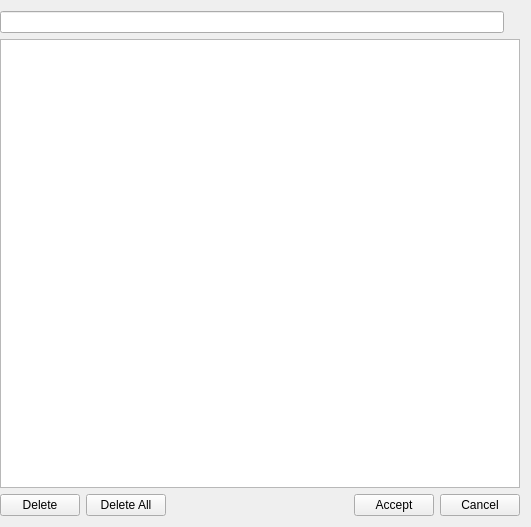
<?xml version="1.0" encoding="UTF-8"?>
<ui version="4.0">
 <class>Form</class>
 <widget class="QWidget" name="Form">
  <property name="windowModality">
   <enum>Qt::NonModal</enum>
  </property>
  <property name="geometry">
   <rect>
    <x>0</x>
    <y>0</y>
    <width>531</width>
    <height>527</height>
   </rect>
  </property>
  <property name="windowTitle">
   <string>Form</string>
  </property>
  <layout class="QVBoxLayout" name="verticalLayout">
   <property name="leftMargin">
    <number>0</number>
   </property>
   <item>
    <layout class="QHBoxLayout" name="horizontalLayout_2">
     <property name="leftMargin">
      <number>0</number>
     </property>
     <property name="rightMargin">
      <number>3</number>
     </property>
     <item>
      <widget class="QLineEdit" name="searchEdit"/>
     </item>
     <item>
      <widget class="QLabel" name="iconLabel">
       <property name="text">
        <string/>
       </property>
      </widget>
     </item>
    </layout>
   </item>
   <item>
    <widget class="QListWidget" name="filelistWidget"/>
   </item>
   <item>
    <layout class="QHBoxLayout" name="horizontalLayout">
     <item>
      <widget class="QPushButton" name="deleteButton">
       <property name="text">
        <string>Delete</string>
       </property>
      </widget>
     </item>
     <item>
      <widget class="QPushButton" name="deleteallButton">
       <property name="text">
        <string>Delete All</string>
       </property>
      </widget>
     </item>
     <item>
      <spacer name="horizontalSpacer">
       <property name="orientation">
        <enum>Qt::Horizontal</enum>
       </property>
       <property name="sizeHint" stdset="0">
        <size>
         <width>40</width>
         <height>20</height>
        </size>
       </property>
      </spacer>
     </item>
     <item>
      <widget class="QPushButton" name="acceptButton">
       <property name="text">
        <string>Accept</string>
       </property>
      </widget>
     </item>
     <item>
      <widget class="QPushButton" name="cancelButton">
       <property name="text">
        <string>Cancel</string>
       </property>
      </widget>
     </item>
    </layout>
   </item>
  </layout>
 </widget>
 <resources/>
 <connections/>
</ui>
